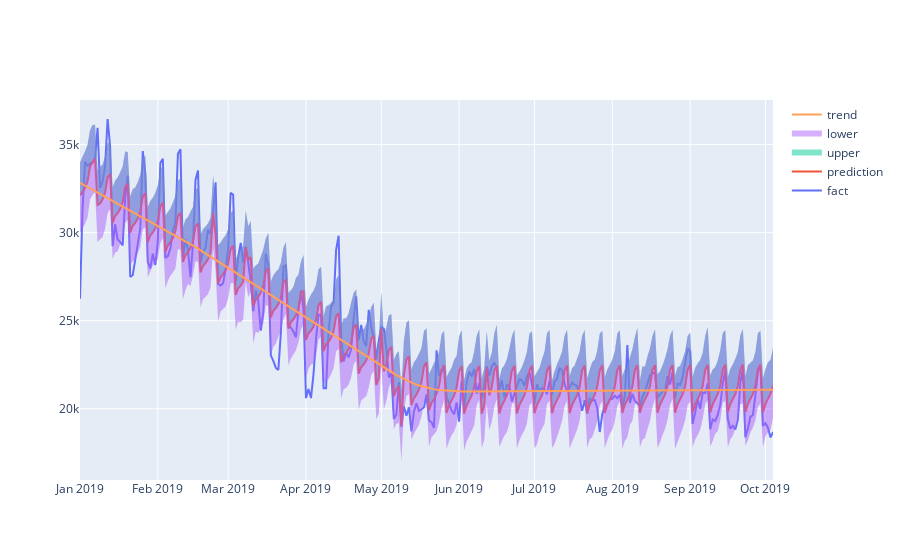

Notebook cell for this chart:
### Code cell
# Рисуем график с границами прогноза
from plotly.offline import download_plotlyjs, init_notebook_mode, plot, iplot
import plotly.graph_objs as go
init_notebook_mode(connected = True)

iplot([
    go.Scatter(x=df['ds'], y=df['y'], name='fact'),
    go.Scatter(x=forecast['ds'], y=forecast['yhat'], name='prediction'),
    go.Scatter(x=forecast['ds'], y=forecast['yhat_upper'], fill='tonexty', mode='none', name='upper'),
    go.Scatter(x=forecast['ds'], y=forecast['yhat_lower'], fill='tonexty', mode='none', name='lower'),
    go.Scatter(x=forecast['ds'], y=forecast['trend'], name='trend')
])

### Figure 1 — Plotly figure (JSON) as saved in the notebook; plotly's stock layout.template omitted (floating-point values rounded to 4 significant figures; data arrays with more than 128 entries replaced by an {"elided": "..."} marker saying what was removed)
{"data": [{"name": "fact", "type": "scatter", "x": {"elided": "277 str values"}, "y": {"elided": "277 int values"}}, {"name": "prediction", "type": "scatter", "x": {"elided": "277 str values"}, "y": {"elided": "277 float values"}}, {"fill": "tonexty", "mode": "none", "name": "upper", "type": "scatter", "x": {"elided": "277 str values"}, "y": {"elided": "277 float values"}}, {"fill": "tonexty", "mode": "none", "name": "lower", "type": "scatter", "x": {"elided": "277 str values"}, "y": {"elided": "277 float values"}}, {"name": "trend", "type": "scatter", "x": {"elided": "277 str values"}, "y": {"elided": "277 float values"}}], "layout": {}}
